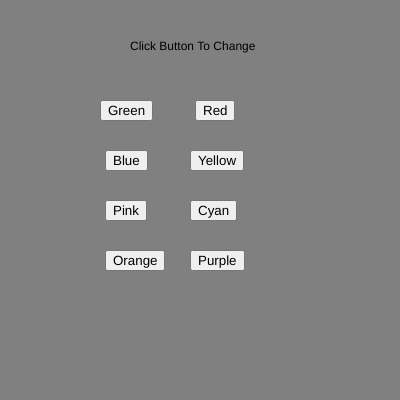
Frame 1 (no input)
Frame 60 (no input): identical to frame 1, image omitted
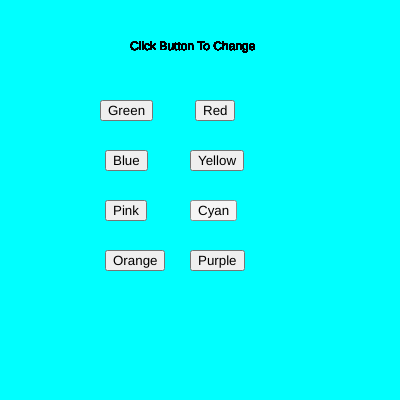
Frame 120 (the mouse pressed at the canvas centre since frame 60)

The p5.js sketch that drew these frames (run headless with seeded random() and noise() and a simulated clock; from frame 60 on, the mouse is pressed at the canvas centre):

// p5.js sketch
// ── sketch.js
var btn_red;
var btn_green;
var changed='no'

function setup() {
  createCanvas(400, 400); 

  btn_green = createButton('Green')
  btn_green.position(100,100)

  btn_red = createButton('Red')
  btn_red.position(195,100)

  btn_blue = createButton('Blue')
  btn_blue.position(105,150)

  btn_yellow = createButton('Yellow')
  btn_yellow.position(190,150)
  
  btn_pink = createButton('Pink')
  btn_pink.position(105,200)

  btn_cyan = createButton('Cyan')
  btn_cyan.position(190,200)

  btn_orange = createButton('Orange')
  btn_orange.position(105,250)

  btn_purple = createButton('Purple')
  btn_purple.position(190,250)

}

function draw() {

  if (changed==='no'){
    background('grey')
  }

  text('Click Button To Change',130,50)

  btn_green.mousePressed(chng_green)
  btn_red.mousePressed(chng_red)
  btn_blue.mousePressed(chng_blue)
  btn_yellow.mousePressed(chng_yellow)
  btn_pink.mousePressed(chng_pink)
  btn_cyan.mousePressed(chng_cyan)
  btn_orange.mousePressed(chng_orange)
  btn_purple.mousePressed(chng_purple)

}

function chng_green(){

  changed='yes'
  background('green')

}

function chng_red(){

  changed='yes'
  background('red')

}

function chng_blue(){

  changed='yes'
  background('blue')

}

function chng_yellow(){

  changed='yes'
  background('yellow')

}

function chng_pink(){

  changed='yes'
  background('pink')

}

function chng_cyan(){

  changed='yes'
  background('cyan')

}

function chng_orange(){

  changed='yes'
  background('orange')

}

function chng_purple(){

  changed='yes'
  background('purple')

}
